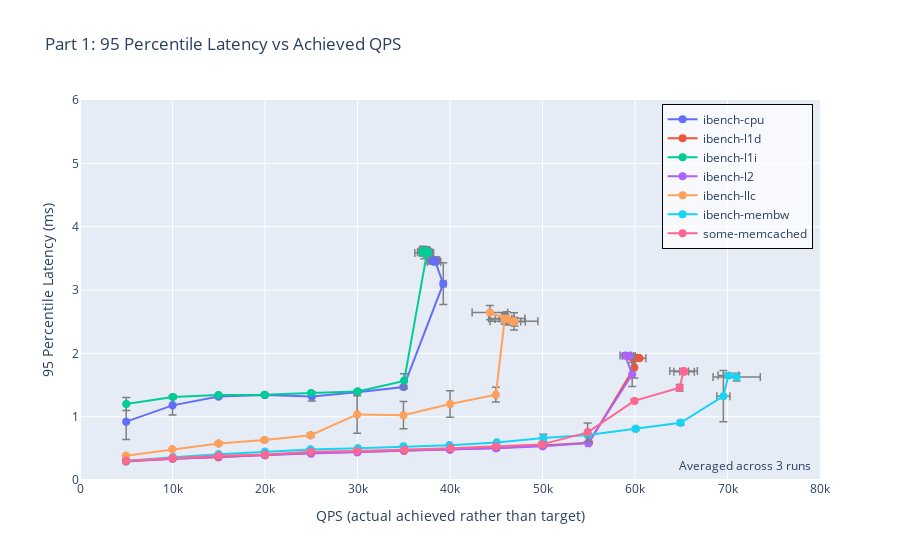

Notebook code cell kept with this figure:
### Code cell
fig = go.Figure()

for fname in agg_df["filename"].unique():
    sub_df = agg_df[agg_df["filename"] == fname]

    fig.add_trace(go.Scatter(
        x = sub_df["QPS_mean"],
        y = sub_df["p95_mean"]/1000,
        mode = "lines+markers",
        name = fname,
        marker = dict(size = 8),
        line=dict(width=2),
        error_x=dict(
            type="data",
            array=sub_df["QPS_std"],
            thickness=1.5,
            color='gray',
            width=4
        ),
        error_y=dict(
            type="data",
            array=sub_df["p95_std"]/1000,
            thickness=1.5,
            color='gray',
            width=4
        ),
        text=sub_df['target'],
        hovertemplate=(
        "Achieved QPS: %{x}<br>" +
        "95th Latency: %{y} ms<br>" +
        "Target QPS: %{text}<extra></extra>"
        )
    ))

# Layout setting
fig.update_layout(
    title = "Part 1: 95 Percentile Latency vs Achieved QPS",
    xaxis_title = "QPS (actual achieved rather than target)",
    yaxis_title="95 Percentile Latency (ms)",
    xaxis = dict(range=[0, 80000]),
    yaxis = dict(range=[0, 6]),
    legend=dict(
        x=0.99,
        y=0.99,
        xanchor="right",
        yanchor="top",
        bgcolor="rgba(255,255,255,0.7)",
        bordercolor="black",
        borderwidth=1,
        font=dict(size=12)
    )
)

fig.add_annotation(
    text="Averaged across 3 runs",
    xref="paper", yref="paper",
    x=0.99, y=0.01,
    showarrow=False,
    font=dict(size=12),
    align="right"
)

fig.show()

### Figure 1 — Plotly figure (JSON) as saved in the notebook; plotly's stock layout.template omitted (floating-point values rounded to 4 significant figures)
{"data": [{"error_x": {"array": [16.53, 88.64, 91.66, 60.0, 165.5, 86.96, 73.26, 286.2, 248.5, 408.6, 261.2, 725.9, 323.6, 655.1, 568.0, 606.8], "color": "gray", "thickness": 1.5, "type": "data", "width": 4}, "error_y": {"array": [0.2835, 0.1537, 0.02914, 0.008727, 0.07299, 0.01061, 0.0254, 0.3294, 0.007718, 0.02232, 0.008752, 0.03782, 0.02087, 0.05536, 0.0339, 0.05038], "color": "gray", "thickness": 1.5, "type": "data", "width": 4}, "hovertemplate": "Achieved QPS: %{x}<br>95th Latency: %{y} ms<br>Target QPS: %{text}<extra></extra>", "line": {"width": 2}, "marker": {"size": 8}, "mode": "lines+markers", "name": "ibench-cpu", "text": [5000.0, 10000.0, 15000.0, 20000.0, 25000.0, 30000.0, 35000.0, 40000.0, 45000.0, 50000.0, 55000.0, 60000.0, 65000.0, 70000.0, 75000.0, 80000.0], "type": "scatter", "x": [4993.0, 10000.0, 14970.0, 20000.0, 25070.0, 29940.0, 34980.0, 39270.0, 38370.0, 38150.0, 38140.0, 38280.0, 38400.0, 38220.0, 38180.0, 38140.0], "y": [0.9214, 1.178, 1.319, 1.342, 1.32, 1.386, 1.467, 3.099, 3.462, 3.469, 3.46, 3.446, 3.453, 3.47, 3.454, 3.475]}, {"error_x": {"array": [13.62, 22.72, 22.61, 60.1, 13.65, 106.4, 42.93, 13.2, 68.02, 119.7, 30.66, 165.5, 198.6, 360.0, 271.3, 705.0], "color": "gray", "thickness": 1.5, "type": "data", "width": 4}, "error_y": {"array": [0.003937, 0.003522, 0.001069, 0.005133, 0.003802, 0.007318, 0.004769, 0.005422, 0.007883, 0.006591, 0.01898, 0.1652, 0.01185, 0.01007, 0.01612, 0.0206], "color": "gray", "thickness": 1.5, "type": "data", "width": 4}, "hovertemplate": "Achieved QPS: %{x}<br>95th Latency: %{y} ms<br>Target QPS: %{text}<extra></extra>", "line": {"width": 2}, "marker": {"size": 8}, "mode": "lines+markers", "name": "ibench-l1d", "text": [5000.0, 10000.0, 15000.0, 20000.0, 25000.0, 30000.0, 35000.0, 40000.0, 45000.0, 50000.0, 55000.0, 60000.0, 65000.0, 70000.0, 75000.0, 80000.0], "type": "scatter", "x": [4976.0, 10020.0, 14960.0, 20010.0, 24950.0, 30000.0, 35020.0, 40010.0, 45030.0, 50010.0, 55020.0, 59930.0, 59650.0, 59970.0, 60270.0, 60470.0], "y": [0.2929, 0.3337, 0.3601, 0.3907, 0.4245, 0.4423, 0.4607, 0.4813, 0.5072, 0.5434, 0.5896, 1.777, 1.941, 1.928, 1.929, 1.922]}, {"error_x": {"array": [2.444, 69.04, 35.12, 39.13, 54.25, 124.2, 107.8, 514.4, 486.8, 419.1, 390.8, 274.3, 463.4, 566.8, 450.6, 1019.0], "color": "gray", "thickness": 1.5, "type": "data", "width": 4}, "error_y": {"array": [0.1028, 0.02762, 0.002228, 0.008451, 0.00145, 0.02379, 0.1106, 0.04994, 0.05809, 0.05597, 0.04035, 0.02406, 0.02424, 0.05791, 0.07212, 0.09103], "color": "gray", "thickness": 1.5, "type": "data", "width": 4}, "hovertemplate": "Achieved QPS: %{x}<br>95th Latency: %{y} ms<br>Target QPS: %{text}<extra></extra>", "line": {"width": 2}, "marker": {"size": 8}, "mode": "lines+markers", "name": "ibench-l1i", "text": [5000.0, 10000.0, 15000.0, 20000.0, 25000.0, 30000.0, 35000.0, 40000.0, 45000.0, 50000.0, 55000.0, 60000.0, 65000.0, 70000.0, 75000.0, 80000.0], "type": "scatter", "x": [5001.0, 10040.0, 14970.0, 19940.0, 24980.0, 30020.0, 35040.0, 37520.0, 37370.0, 37510.0, 37410.0, 37090.0, 37640.0, 37050.0, 37100.0, 37210.0], "y": [1.199, 1.312, 1.34, 1.348, 1.372, 1.396, 1.566, 3.598, 3.623, 3.58, 3.618, 3.588, 3.588, 3.594, 3.618, 3.585]}, {"error_x": {"array": [50.64, 21.85, 30.54, 37.32, 107.9, 110.1, 151.6, 45.45, 83.14, 43.35, 215.3, 181.4, 556.3, 701.0, 297.8, 423.5], "color": "gray", "thickness": 1.5, "type": "data", "width": 4}, "error_y": {"array": [0.005062, 0.006092, 0.005905, 0.004219, 0.001986, 0.002663, 0.002476, 0.009022, 0.005036, 0.01315, 0.0006429, 0.1903, 0.01698, 0.01949, 0.006844, 0.01067], "color": "gray", "thickness": 1.5, "type": "data", "width": 4}, "hovertemplate": "Achieved QPS: %{x}<br>95th Latency: %{y} ms<br>Target QPS: %{text}<extra></extra>", "line": {"width": 2}, "marker": {"size": 8}, "mode": "lines+markers", "name": "ibench-l2", "text": [5000.0, 10000.0, 15000.0, 20000.0, 25000.0, 30000.0, 35000.0, 40000.0, 45000.0, 50000.0, 55000.0, 60000.0, 65000.0, 70000.0, 75000.0, 80000.0], "type": "scatter", "x": [4970.0, 9994.0, 15010.0, 19960.0, 24980.0, 29970.0, 35040.0, 39990.0, 44970.0, 50020.0, 54940.0, 59690.0, 58940.0, 59330.0, 59300.0, 59390.0], "y": [0.2998, 0.3376, 0.3675, 0.3945, 0.4204, 0.4392, 0.4641, 0.4818, 0.5006, 0.532, 0.5821, 1.666, 1.967, 1.957, 1.961, 1.959]}, {"error_x": {"array": [20.43, 43.56, 33.45, 77.07, 71.79, 70.5, 11.48, 80.37, 127.1, 1046.0, 1959.0, 2580.0, 898.9, 1166.0, 1920.0, 673.2], "color": "gray", "thickness": 1.5, "type": "data", "width": 4}, "error_y": {"array": [0.002344, 0.005915, 0.02633, 0.0233, 0.02994, 0.2958, 0.2156, 0.2088, 0.1164, 0.0825, 0.1053, 0.1368, 0.05215, 0.06697, 0.1128, 0.05402], "color": "gray", "thickness": 1.5, "type": "data", "width": 4}, "hovertemplate": "Achieved QPS: %{x}<br>95th Latency: %{y} ms<br>Target QPS: %{text}<extra></extra>", "line": {"width": 2}, "marker": {"size": 8}, "mode": "lines+markers", "name": "ibench-llc", "text": [5000.0, 10000.0, 15000.0, 20000.0, 25000.0, 30000.0, 35000.0, 40000.0, 45000.0, 50000.0, 55000.0, 60000.0, 65000.0, 70000.0, 75000.0, 80000.0], "type": "scatter", "x": [4957.0, 9974.0, 14980.0, 19950.0, 24940.0, 29960.0, 34970.0, 40000.0, 44960.0, 45920.0, 46140.0, 46920.0, 46750.0, 46980.0, 44310.0, 46010.0], "y": [0.3843, 0.4844, 0.5753, 0.6329, 0.7068, 1.036, 1.024, 1.2, 1.346, 2.544, 2.551, 2.505, 2.502, 2.498, 2.643, 2.547]}, {"error_x": {"array": [6.992, 17.11, 31.83, 63.23, 93.4, 48.17, 132.0, 100.5, 96.75, 86.61, 173.4, 135.7, 9.896, 706.6, 1112.0, 2552.0], "color": "gray", "thickness": 1.5, "type": "data", "width": 4}, "error_y": {"array": [0.008879, 0.001823, 0.008528, 0.01032, 0.01277, 0.006445, 0.007366, 0.0006928, 0.003372, 0.05627, 0.02661, 0.02548, 0.03567, 0.4041, 0.03581, 0.06074], "color": "gray", "thickness": 1.5, "type": "data", "width": 4}, "hovertemplate": "Achieved QPS: %{x}<br>95th Latency: %{y} ms<br>Target QPS: %{text}<extra></extra>", "line": {"width": 2}, "marker": {"size": 8}, "mode": "lines+markers", "name": "ibench-membw", "text": [5000.0, 10000.0, 15000.0, 20000.0, 25000.0, 30000.0, 35000.0, 40000.0, 45000.0, 50000.0, 55000.0, 60000.0, 65000.0, 70000.0, 75000.0, 80000.0], "type": "scatter", "x": [4995.0, 10050.0, 14970.0, 19990.0, 24920.0, 30040.0, 34970.0, 39940.0, 45050.0, 50080.0, 54910.0, 60080.0, 64930.0, 69550.0, 70090.0, 70990.0], "y": [0.3004, 0.3608, 0.4057, 0.4469, 0.4833, 0.5019, 0.5279, 0.5498, 0.5912, 0.6641, 0.7088, 0.8087, 0.9036, 1.323, 1.65, 1.624]}, {"error_x": {"array": [17.78, 31.72, 89.43, 36.97, 70.86, 7.566, 98.96, 91.86, 210.1, 51.75, 129.7, 46.75, 54.11, 1106.0, 476.1, 1487.0], "color": "gray", "thickness": 1.5, "type": "data", "width": 4}, "error_y": {"array": [0.004104, 0.01627, 0.01376, 0.0088, 0.01318, 0.007596, 0.003686, 0.004801, 0.00609, 0.02922, 0.1469, 0.0291, 0.05239, 0.01815, 0.01666, 0.02858], "color": "gray", "thickness": 1.5, "type": "data", "width": 4}, "hovertemplate": "Achieved QPS: %{x}<br>95th Latency: %{y} ms<br>Target QPS: %{text}<extra></extra>", "line": {"width": 2}, "marker": {"size": 8}, "mode": "lines+markers", "name": "some-memcached", "text": [5000.0, 10000.0, 15000.0, 20000.0, 25000.0, 30000.0, 35000.0, 40000.0, 45000.0, 50000.0, 55000.0, 60000.0, 65000.0, 70000.0, 75000.0, 80000.0], "type": "scatter", "x": [4969.0, 10010.0, 15000.0, 20020.0, 24970.0, 29950.0, 35090.0, 40090.0, 44970.0, 49950.0, 54880.0, 59920.0, 64830.0, 65310.0, 65320.0, 65250.0], "y": [0.3039, 0.3472, 0.3813, 0.4035, 0.4469, 0.4575, 0.4786, 0.5018, 0.5322, 0.5624, 0.7523, 1.249, 1.457, 1.711, 1.713, 1.722]}], "layout": {"annotations": [{"align": "right", "font": {"size": 12}, "showarrow": false, "text": "Averaged across 3 runs", "x": 0.99, "xref": "paper", "y": 0.01, "yref": "paper"}], "legend": {"bgcolor": "rgba(255,255,255,0.7)", "bordercolor": "black", "borderwidth": 1, "font": {"size": 12}, "x": 0.99, "xanchor": "right", "y": 0.99, "yanchor": "top"}, "title": {"text": "Part 1: 95 Percentile Latency vs Achieved QPS"}, "xaxis": {"range": [0, 80000], "title": {"text": "QPS (actual achieved rather than target)"}}, "yaxis": {"range": [0, 6], "title": {"text": "95 Percentile Latency (ms)"}}}}
